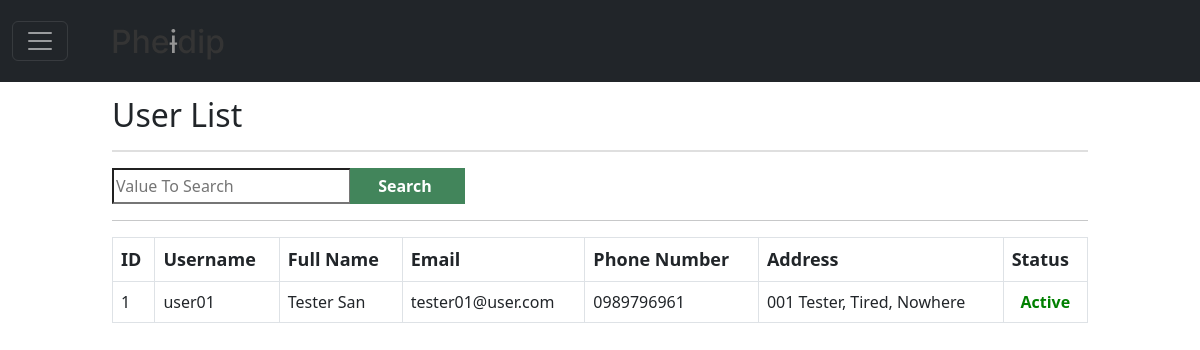
The app's page /user.php (signed in) with its own data.
### tables this page shows
CREATE TABLE `tbUser_Account` (
    `UserID` int NOT NULL AUTO_INCREMENT,
    `UserName` varchar(50) NOT NULL,
    `Password` varchar(50) NOT NULL,
    `FullName` varchar(100) NOT NULL,
    `Email` varchar(50) NOT NULL,
    `PhoneNumber` varchar(14) NOT NULL,
    `Status` boolean DEFAULT 1,
    PRIMARY KEY (UserID)
);

CREATE TABLE `tbDelivery_Address`(
    `AddressID` int NOT NULL AUTO_INCREMENT,
    `UserID` int NOT NULL,	
    `Address` text NOT NULL,
    `Is_default` boolean NOT NULL,
    PRIMARY KEY (AddressID)
);

### user.php (the view, shortened to what this page needs)
<?php
include_once "php/DBConnect.php";
if (isset($_POST['search'])) {
    $valueToSearch = $_POST['valueToSearch'];
    $query = "SELECT * FROM tbUser_Account WHERE CONCAT(userid, username, fullname, email, phonenumber) LIKE '%" . $valueToSearch . "%'";
    $search_result = filterTable($query);
    $count = mysqli_num_rows($search_result);
} else {
    $query = "SELECT * FROM tbUser_Account";
    $search_result = filterTable($query);
}
function filterTable($query)
{
    $connect = mysqli_connect("localhost", "root", "", "dbpheidip");
    $filter_Result = mysqli_query($connect, $query);
    return $filter_Result;
}
include 'php/htmlHead.php';
include 'php/sidebar.php';
?>
<div class="col-lg-10 col-md-10 col-sm-9 col-xs-12 container">
    <h2>User List</h2>
    <hr style="height:2px;border-width:0;color:gray;background-color:gray">
    <form action="" method="post">
        <div class="input-group mb-3">
            <input type="text" name="valueToSearch" placeholder="Value To Search">
            <input type="submit" name="search" value="Search" class="btn btn-success btn-xs"><br>
        </div>
        <hr>
        <table id="userList" class="table table-bordered table-striped">
            <thead>
                <tr>
                    <th>ID</th>
                    <th>Username</th>
                    <th>Full Name</th>
                    <th>Email</th>
                    <th>Phone Number</th>
                    <th>Address</th>
                    <th>Status</th>
                </tr>
                <?php
                while ($field = mysqli_fetch_array($search_result)) :
                ?>
                    <tr>
                        <td><?= $field[0] ?></td>
                        <td><?= $field[1] ?></td>
                        <td><?= $field[3] ?></td>
                        <td><?= $field[4] ?></td>
                        <td><?= $field[5] ?></td>
                        <td>
                            <?php
                            $query1 = "SELECT * FROM tbDelivery_Address WHERE userid = '$field[0]' AND is_default = 1";
                            $rs1 = mysqli_query($conn, $query1);
                            while ($field1 = mysqli_fetch_array($rs1)) :
                            ?>
                                <?= $field1[2] ?> <br>
                            <?php
                            endwhile;
                            ?>
                        </td>
                        <td style="text-align: center">
                            <a style="text-decoration: none; color: black" href="blockuser.php?code=<?= $field[0]; ?>" onclick="return confirm('Really want to switch status of <?= $field[1] ?> ???')">
                                <?php
                                if ($field[6]) :
                                    echo '<strong style="color: green">Active</strong>';
                                else :
                                    echo '<strong style="color: red">Inactive</strong>';
                                endif;
                                ?>
                            </a>
                        </td>
                    </tr>
                <?php
                endwhile;
                ?>
    </form>
</div>
<?php
include 'php/htmlBody.php';
?>

### css/main.css (style rules this page uses)
.table thead th { font-size: large; }

### css/component.css (style rules this page uses)
.btn-success { padding: 0.3rem 2rem 0.3rem 1.7rem; font-weight: bold; --bs-btn-color: #fff; --bs-btn-bg: #42855b; --bs-btn-border-color: #42855b; --bs-btn-hover-color: #fff; --bs-btn-hover-bg: #37b164; --bs-btn-hover-border-color: #37b164; --bs-btn-focus-shadow-rgb: 60, 153, 110; --bs-btn-active-color: #fff; --bs-btn-active-bg: #68a37e; --bs-btn-active-border-color: #68a37e; --bs-btn-active-shadow: inset 0 3px 5px rgba(0, 0, 0, 0.125); --bs-btn-disabled-color: #fff; --bs-btn-disabled-bg: #68a37e; --bs-btn-disabled-border-color: #68a37e; }

### php/htmlHead.php (style rules this page uses)
.table thead th { font-size: large; }

### records on screen
tbuser_account: UserID "1", UserName "user01", FullName "Tester San", Email "tester01@user.com", PhoneNumber "0989796961", Status "Active"
tbdelivery_address: Address "001 Tester, Tired, Nowhere"
